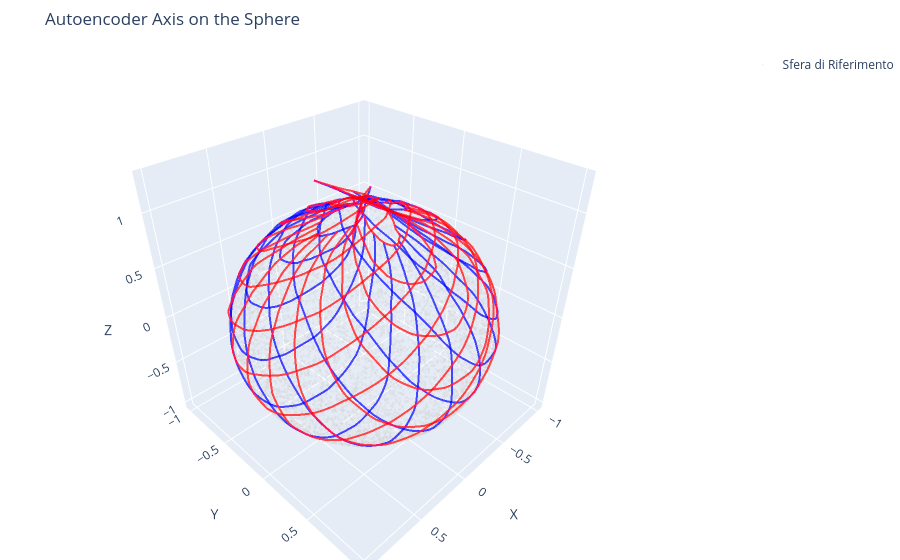

Notebook cell for this chart:
### Code cell
model_2.eval()
encoder = model_2.encoder
decoder = model_2.decoder

# 2. Calcoliamo i confini dello spazio latente per sapere dove creare la griglia
with torch.no_grad():
    latents = encoder(Y_cartesian.to(device)).cpu().numpy()

z1_min, z1_max = latents[:, 0].min(), latents[:, 0].max()
z2_min, z2_max = latents[:, 1].min(), latents[:, 1].max()

# 3. Definiamo quanti "assi" vogliamo
num_lines = 15       # Numero di linee per ogni asse coordinato
pts_per_line = 100   # Risoluzione di ogni linea per renderla fluida nel 3D

z1_values = np.linspace(z1_min, z1_max, num_lines)
z2_values = np.linspace(z2_min, z2_max, num_lines)

# 4. Inizializziamo la figura Plotly
fig = go.Figure()

# Nota: Mettiamo i punti originali grigi e trasparenti sullo sfondo per dare un riferimento visivo
x_orig = Y_cartesian[:, 0].cpu().numpy()
y_orig = Y_cartesian[:, 1].cpu().numpy()
z_orig = Y_cartesian[:, 2].cpu().numpy()

fig.add_trace(go.Scatter3d(
    x=x_orig, y=y_orig, z=z_orig,
    mode='markers',
    marker=dict(size=1.5, color='lightgray', opacity=0.3),
    name='Sfera di Riferimento'
))

# 5. Generiamo e decodifichiamo le linee degli assi latenti
with torch.no_grad():
    
    # --- ASSE 1: Linee a Z1 costante (varia Z2) -> Colore BLU ---
    for z1 in z1_values:
        line_2d = np.zeros((pts_per_line, 2))
        line_2d[:, 0] = z1
        line_2d[:, 1] = np.linspace(z2_min, z2_max, pts_per_line)
        
        # Passiamo la linea al decoder
        line_tensor = torch.tensor(line_2d, dtype=torch.float32).to(device)
        xyz = decoder(line_tensor).cpu().numpy()
        
        fig.add_trace(go.Scatter3d(
            x=xyz[:, 0], y=xyz[:, 1], z=xyz[:, 2],
            mode='lines',
            line=dict(color='rgba(0, 0, 255, 0.7)', width=4),
            showlegend=False
        ))

    # --- ASSE 2: Linee a Z2 costante (varia Z1) -> Colore ROSSO ---
    for z2 in z2_values:
        line_2d = np.zeros((pts_per_line, 2))
        line_2d[:, 0] = np.linspace(z1_min, z1_max, pts_per_line)
        line_2d[:, 1] = z2
        
        # Passiamo la linea al decoder
        line_tensor = torch.tensor(line_2d, dtype=torch.float32).to(device)
        xyz = decoder(line_tensor).cpu().numpy()
        
        fig.add_trace(go.Scatter3d(
            x=xyz[:, 0], y=xyz[:, 1], z=xyz[:, 2],
            mode='lines',
            line=dict(color='rgba(255, 0, 0, 0.7)', width=4), 
            showlegend=False
        ))

# 6. Configurazione finale del Layout per visualizzare una sfera perfetta
fig.update_layout(
    title="Autoencoder Axis on the Sphere",
    scene=dict(
        xaxis_title='X',
        yaxis_title='Y',
        zaxis_title='Z',
        aspectmode='cube' # Fondamentale per non distorcere la sfera in un uovo
    ),
    margin=dict(l=0, r=0, b=0, t=50)
)
config = {
  'toImageButtonOptions': {
    'format': 'png', # Formati supportati: png, svg, jpeg, webp
    'filename': 'GrigliaAutoencoder_LReLU_', # Nome del file
    'height': 1080,
    'width': 1920,
    'scale': 3 # È il trucco magico: moltiplica la risoluzione di base!
  }
}

# Mostra la figura passando la configurazione
fig.show(config=config)
